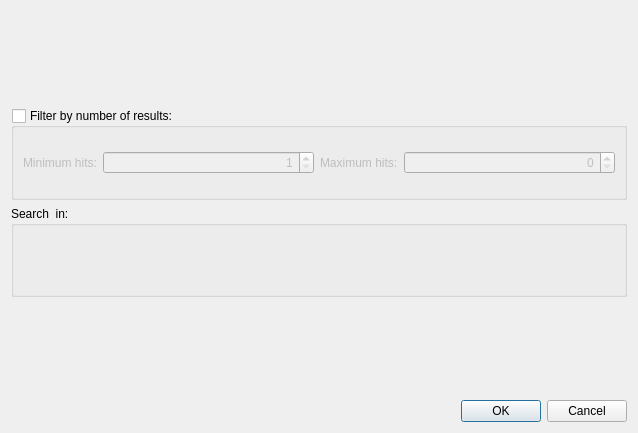
<?xml version="1.0" encoding="UTF-8"?>
<ui version="4.0">
 <class>FindEnzymesDialog</class>
 <widget class="QDialog" name="FindEnzymesDialog">
  <property name="enabled">
   <bool>true</bool>
  </property>
  <property name="geometry">
   <rect>
    <x>0</x>
    <y>0</y>
    <width>638</width>
    <height>433</height>
   </rect>
  </property>
  <property name="windowTitle">
   <string>Find Restriction Sites</string>
  </property>
  <layout class="QVBoxLayout" name="verticalLayout">
   <item>
    <widget class="QWidget" name="enzymesSelectorWidget" native="true">
     <property name="sizePolicy">
      <sizepolicy hsizetype="Expanding" vsizetype="Preferred">
       <horstretch>0</horstretch>
       <verstretch>0</verstretch>
      </sizepolicy>
     </property>
    </widget>
   </item>
   <item>
    <widget class="QGroupBox" name="filterGroupBox">
     <property name="toolTip">
      <string>Include only enzymes that cut from 'Minimum Hits' to 'Maximum Hits' times</string>
     </property>
     <property name="title">
      <string>Filter by number of results:</string>
     </property>
     <property name="checkable">
      <bool>true</bool>
     </property>
     <property name="checked">
      <bool>false</bool>
     </property>
     <layout class="QHBoxLayout" name="horizontalLayout_6">
      <item>
       <widget class="QLabel" name="label_2">
        <property name="sizePolicy">
         <sizepolicy hsizetype="Fixed" vsizetype="Preferred">
          <horstretch>0</horstretch>
          <verstretch>0</verstretch>
         </sizepolicy>
        </property>
        <property name="text">
         <string>Minimum hits:</string>
        </property>
       </widget>
      </item>
      <item>
       <widget class="QSpinBox" name="minHitSB">
        <property name="sizePolicy">
         <sizepolicy hsizetype="Expanding" vsizetype="Fixed">
          <horstretch>0</horstretch>
          <verstretch>0</verstretch>
         </sizepolicy>
        </property>
        <property name="minimumSize">
         <size>
          <width>100</width>
          <height>0</height>
         </size>
        </property>
        <property name="alignment">
         <set>Qt::AlignRight|Qt::AlignTrailing|Qt::AlignVCenter</set>
        </property>
        <property name="minimum">
         <number>1</number>
        </property>
       </widget>
      </item>
      <item>
       <widget class="QLabel" name="label_3">
        <property name="sizePolicy">
         <sizepolicy hsizetype="Fixed" vsizetype="Preferred">
          <horstretch>0</horstretch>
          <verstretch>0</verstretch>
         </sizepolicy>
        </property>
        <property name="text">
         <string>Maximum hits:</string>
        </property>
       </widget>
      </item>
      <item>
       <widget class="QSpinBox" name="maxHitSB">
        <property name="sizePolicy">
         <sizepolicy hsizetype="Expanding" vsizetype="Fixed">
          <horstretch>0</horstretch>
          <verstretch>0</verstretch>
         </sizepolicy>
        </property>
        <property name="minimumSize">
         <size>
          <width>100</width>
          <height>0</height>
         </size>
        </property>
        <property name="alignment">
         <set>Qt::AlignRight|Qt::AlignTrailing|Qt::AlignVCenter</set>
        </property>
       </widget>
      </item>
     </layout>
    </widget>
   </item>
   <item>
    <widget class="QGroupBox" name="groupBox">
     <property name="title">
      <string>Search  in:</string>
     </property>
     <layout class="QVBoxLayout" name="searchRegionLayout"/>
    </widget>
   </item>
   <item>
    <layout class="QHBoxLayout" name="horizontalLayout_3">
     <item>
      <widget class="QLabel" name="statusLabel">
       <property name="text">
        <string>&lt;status label&gt;</string>
       </property>
      </widget>
     </item>
     <item>
      <spacer name="horizontalSpacer">
       <property name="orientation">
        <enum>Qt::Horizontal</enum>
       </property>
       <property name="sizeHint" stdset="0">
        <size>
         <width>40</width>
         <height>20</height>
        </size>
       </property>
      </spacer>
     </item>
    </layout>
   </item>
   <item>
    <widget class="QDialogButtonBox" name="buttonBox">
     <property name="standardButtons">
      <set>QDialogButtonBox::Cancel|QDialogButtonBox::Ok</set>
     </property>
    </widget>
   </item>
  </layout>
 </widget>
 <resources/>
 <connections>
  <connection>
   <sender>buttonBox</sender>
   <signal>accepted()</signal>
   <receiver>FindEnzymesDialog</receiver>
   <slot>accept()</slot>
   <hints>
    <hint type="sourcelabel">
     <x>318</x>
     <y>412</y>
    </hint>
    <hint type="destinationlabel">
     <x>318</x>
     <y>216</y>
    </hint>
   </hints>
  </connection>
  <connection>
   <sender>buttonBox</sender>
   <signal>rejected()</signal>
   <receiver>FindEnzymesDialog</receiver>
   <slot>reject()</slot>
   <hints>
    <hint type="sourcelabel">
     <x>318</x>
     <y>412</y>
    </hint>
    <hint type="destinationlabel">
     <x>318</x>
     <y>216</y>
    </hint>
   </hints>
  </connection>
 </connections>
</ui>
